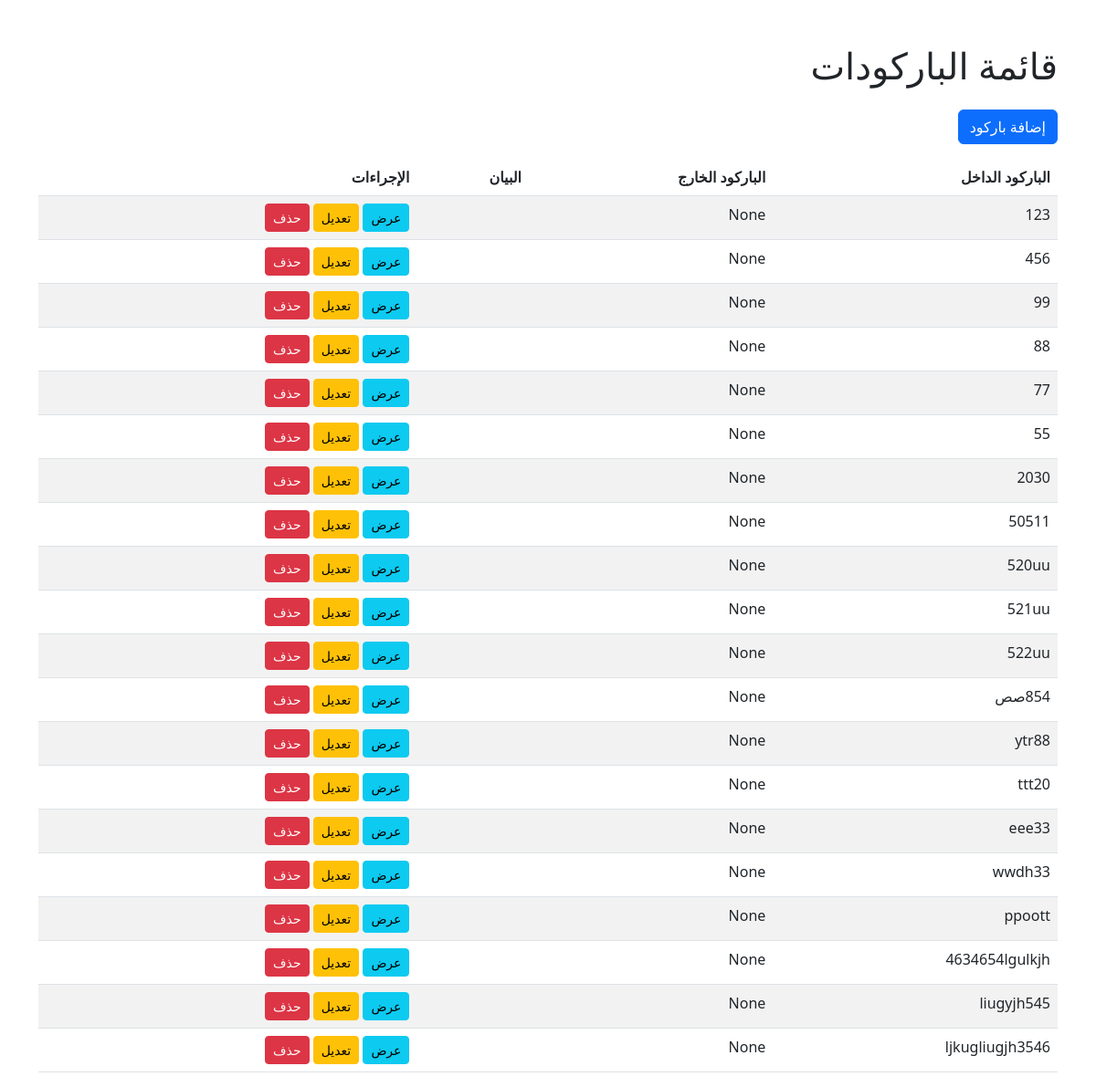
The app's page /invoice/barcode/, older data.
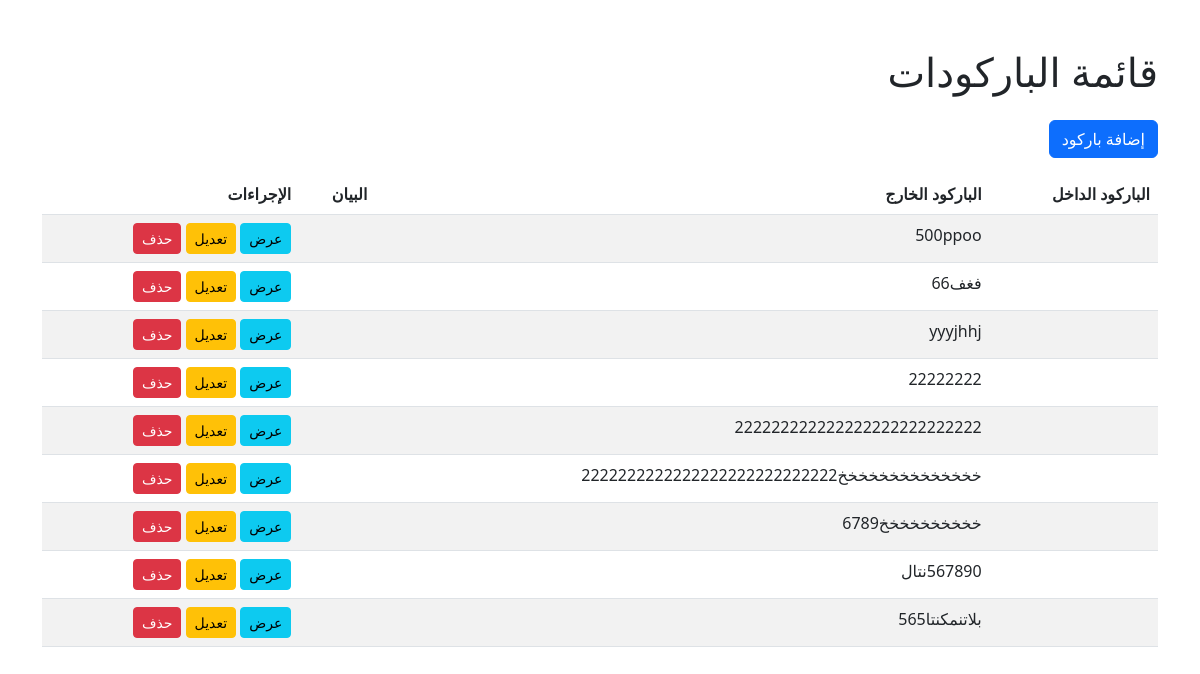
The same page, newer data.
### invoice/models.py (models this page shows, shortened)
class Barcode(models.Model):
    barcode_in = models.CharField(max_length=255,  verbose_name=_("الباركود الداخل"))
    barcode_out = models.CharField(max_length=255,  blank=True, null=True, verbose_name=_("الباركود الخارج"))
    suffix = models.CharField(max_length=10, blank=True, null=True, verbose_name=_("اللاحقة"))
    notes = models.TextField(blank=True, verbose_name=_("ملاحظات"))
    uniqueId = models.CharField(max_length=100, unique=True, blank=True, null=True, verbose_name=_("الرقم المسلسل"))
    slug = models.SlugField(max_length=225, unique=True, blank=True, null=True)
    date_created = models.DateTimeField(auto_now_add=True, verbose_name=_("تاريخ الإنشاء"))
    last_updated = models.DateTimeField(auto_now=True, verbose_name=_("آخر تحديث"))
    class Meta:
        verbose_name = _('باركود')
        verbose_name_plural = _('الباركودات')

### invoice/views.py (the view)
# urls.py: path('barcode/', barcodeListView.as_view(), name='barcode_list'),
class barcodeListView(ListView):
    model = Barcode
    template_name = 'barcode/barcode_list.html'
    context_object_name = 'barcode'

### templates/barcode/barcode_list.html
{% extends 'base.html' %}
{% block content %}
<div class="container mt-5">
    <h1 class="mb-4">قائمة الباركودات </h1>
    <a href="{% url 'barcode_create' %}" class="btn btn-primary mb-3">إضافة باركود </a>
    <table class="table table-striped">
        <thead>
            <tr>
                <th>الباركود الداخل </th>
                <th>الباركود الخارج </th>
                <th>البيان</th>
                <th>الإجراءات</th>
            </tr>
        </thead>
        <tbody>
            {% for barcode in barcode %}
                <tr>
                    <td>{{ barcode.barcode_in }}</td>
                    <td>{{ barcode.barcode_out }}</td>
                    <td>{{ barcode.notes }}</td>
                    <td>
                        <a href="{% url 'barcode_detail' barcode.pk %}" class="btn btn-info btn-sm">عرض</a>
                        <a href="{% url 'barcode_update' barcode.pk %}" class="btn btn-warning btn-sm">تعديل</a>
                        <a href="{% url 'barcode_delete' barcode.pk %}" class="btn btn-danger btn-sm">حذف</a>
                    </td>
                </tr>
            {% endfor %}
        </tbody>
    </table>
</div>
{% endblock %}

Row changes from the older to the newer data that the page shows:
removed Barcode: barcode_in "123", barcode_out "None"
removed Barcode: barcode_in "456", barcode_out "None"
removed Barcode: barcode_in "99", barcode_out "None"
removed Barcode: barcode_in "88", barcode_out "None"
removed Barcode: barcode_in "77", barcode_out "None"
removed Barcode: barcode_in "55", barcode_out "None"
removed Barcode: barcode_in "2030", barcode_out "None"
removed Barcode: barcode_in "50511", barcode_out "None"
removed Barcode: barcode_in "520uu", barcode_out "None"
removed Barcode: barcode_in "521uu", barcode_out "None"
removed Barcode: barcode_in "522uu", barcode_out "None"
removed Barcode: barcode_in "854صص", barcode_out "None"
removed Barcode: barcode_in "ytr88", barcode_out "None"
removed Barcode: barcode_in "ttt20", barcode_out "None"
removed Barcode: barcode_in "eee33", barcode_out "None"
removed Barcode: barcode_in "wwdh33", barcode_out "None"
removed Barcode: barcode_in "ppoott", barcode_out "None"
removed Barcode: barcode_in "4634654lgulkjh", barcode_out "None"
removed Barcode: barcode_in "liugyjh545", barcode_out "None"
removed Barcode: barcode_in "ljkugliugjh3546", barcode_out "None"
added Barcode: barcode_out "500ppoo"
added Barcode: barcode_out "فغف66"
added Barcode: barcode_out "yyyjhhj"
added Barcode: barcode_out "22222222"
added Barcode: barcode_out "222222222222222222222222222"
added Barcode: barcode_out "خخخخخخخخخخخخخخ2222222222222222222222222222"
added Barcode: barcode_out "خخخخخخخخخخ6789"
added Barcode: barcode_out "567890نتال"
added Barcode: barcode_out "بلاتنمكنتا565"
